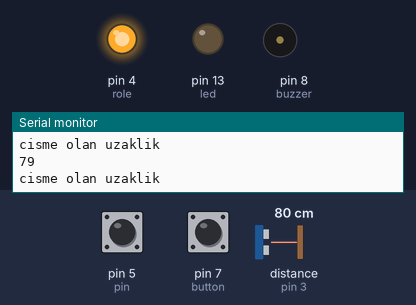
This sketch was run on a simulated Arduino Uno, built with avr-gcc and run on an emulated ATmega328P. Shown: output pins drawn as LEDs (lit = HIGH), buzzer (waves = sounding), the last lines printed to the serial monitor. Wiring (inferred from the names in the program): ultrasonic range finder: trigger pin 2; echo pin 3. The test bench sets the inputs (shaded band); at power-on: pin 7 (button) HIGH, distance to the obstacle (sensor on pin 3) 80 cm, pin 5 (pin) HIGH. The echo pulse lasts 58.3 µs per cm; pins used as bus, display or sensor lines are not drawn.

Above: at 1.2 s.
1.3 s: pin 7 (button) pulled LOW for 0.15 s
At 3.8 s:
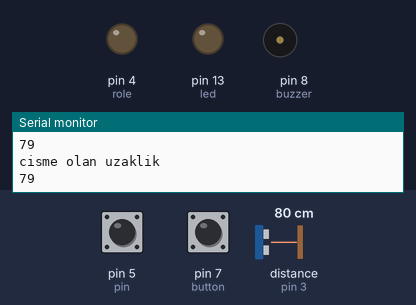
7.3 s: pin 7 (button) pulled LOW for 1 s
At 8.0 s:
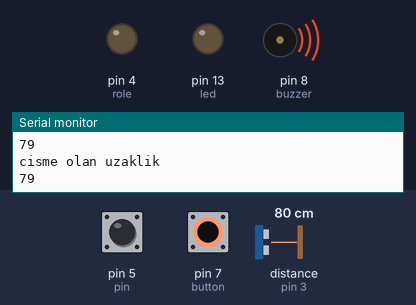
11.3 s: distance to the obstacle (sensor on pin 3) set to 23 cm
14.3 s: distance to the obstacle (sensor on pin 3) set to 18 cm
At 15.2 s:
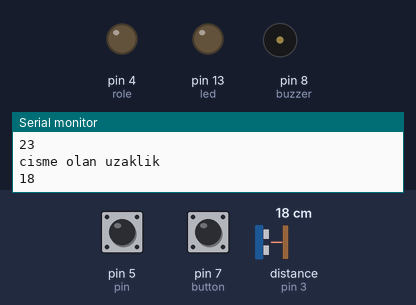
15.8 s: distance to the obstacle (sensor on pin 3) set to 120 cm
At 17.8 s:
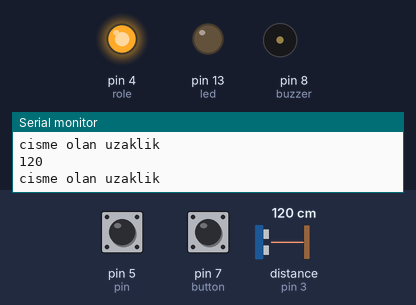
Timing chart, 0 to 19.3 s (numbered marks = the images above; inputs shaded):
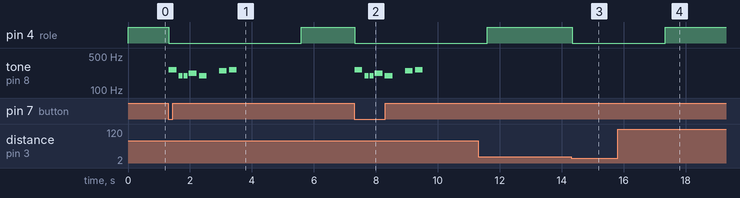

The sketch:

hcsr04_p_r.ino
```cpp
const int trig = 2 ;
const int echo = 3 ;
const int led = 13 ;
const int buzzer = 8 ;
const int button = 7 ;
const int role = 4 ;
const int pin = 5 ;

unsigned int sure ;
unsigned int mesafe ;


#define NOTE_B0  31
#define NOTE_C1  33
#define NOTE_CS1 35
#define NOTE_D1  37
#define NOTE_DS1 39
#define NOTE_E1  41
#define NOTE_F1  44
#define NOTE_FS1 46
#define NOTE_G1  49
#define NOTE_GS1 52
#define NOTE_A1  55
#define NOTE_AS1 58
#define NOTE_B1  62
#define NOTE_C2  65
#define NOTE_CS2 69
#define NOTE_D2  73
#define NOTE_DS2 78
#define NOTE_E2  82
#define NOTE_F2  87
#define NOTE_FS2 93
#define NOTE_G2  98
#define NOTE_GS2 104
#define NOTE_A2  110
#define NOTE_AS2 117
#define NOTE_B2  123
#define NOTE_C3  131
#define NOTE_CS3 139
#define NOTE_D3  147
#define NOTE_DS3 156
#define NOTE_E3  165
#define NOTE_F3  175
#define NOTE_FS3 185
#define NOTE_G3  196
#define NOTE_GS3 208
#define NOTE_A3  220
#define NOTE_AS3 233
#define NOTE_B3  247
#define NOTE_C4  262
#define NOTE_CS4 277
#define NOTE_D4  294
#define NOTE_DS4 311
#define NOTE_E4  330
#define NOTE_F4  349
#define NOTE_FS4 370
#define NOTE_G4  392
#define NOTE_GS4 415
#define NOTE_A4  440
#define NOTE_AS4 466
#define NOTE_B4  494
#define NOTE_C5  523
#define NOTE_CS5 554
#define NOTE_D5  587
#define NOTE_DS5 622
#define NOTE_E5  659
#define NOTE_F5  698
#define NOTE_FS5 740
#define NOTE_G5  784
#define NOTE_GS5 831
#define NOTE_A5  880
#define NOTE_AS5 932
#define NOTE_B5  988
#define NOTE_C6  1047
#define NOTE_CS6 1109
#define NOTE_D6  1175
#define NOTE_DS6 1245
#define NOTE_E6  1319
#define NOTE_F6  1397
#define NOTE_FS6 1480
#define NOTE_G6  1568
#define NOTE_GS6 1661
#define NOTE_A6  1760
#define NOTE_AS6 1865
#define NOTE_B6  1976
#define NOTE_C7  2093
#define NOTE_CS7 2217
#define NOTE_D7  2349
#define NOTE_DS7 2489
#define NOTE_E7  2637
#define NOTE_F7  2794
#define NOTE_FS7 2960
#define NOTE_G7  3136
#define NOTE_GS7 3322
#define NOTE_A7  3520
#define NOTE_AS7 3729
#define NOTE_B7  3951
#define NOTE_C8  4186
#define NOTE_CS8 4435
#define NOTE_D8  4699
#define NOTE_DS8 4978
#define melodyPin 8
//Mario main theme melody
int melody[] = {
  NOTE_C4, NOTE_G3, NOTE_G3, NOTE_A3, NOTE_G3, 0, NOTE_B3, NOTE_C4
};

// note durations: 4 = quarter note, 8 = eighth note, etc.:
int noteDurations[] = {
  4, 8, 8, 4, 4, 4, 4, 4
};

int melody2[] = {
  NOTE_E7, NOTE_E7, 0, NOTE_E7,
  0, NOTE_C7, NOTE_E7, 0,
  NOTE_G7, 0, 0,  0,
  NOTE_G6, 0, 0, 0,

  NOTE_C7, 0, 0, NOTE_G6,
  0, 0, NOTE_E6, 0,
  0, NOTE_A6, 0, NOTE_B6,
  0, NOTE_AS6, NOTE_A6, 0,

  NOTE_G6, NOTE_E7, NOTE_G7,
  NOTE_A7, 0, NOTE_F7, NOTE_G7,
  0, NOTE_E7, 0, NOTE_C7,
  NOTE_D7, NOTE_B6, 0, 0,

  NOTE_C7, 0, 0, NOTE_G6,
  0, 0, NOTE_E6, 0,
  0, NOTE_A6, 0, NOTE_B6,
  0, NOTE_AS6, NOTE_A6, 0,

  NOTE_G6, NOTE_E7, NOTE_G7,
  NOTE_A7, 0, NOTE_F7, NOTE_G7,
  0, NOTE_E7, 0, NOTE_C7,
  NOTE_D7, NOTE_B6, 0, 0
};
//Mario main them tempo
int tempo[] = {
  12, 12, 12, 12,
  12, 12, 12, 12,
  12, 12, 12, 12,
  12, 12, 12, 12,

  12, 12, 12, 12,
  12, 12, 12, 12,
  12, 12, 12, 12,
  12, 12, 12, 12,

  9, 9, 9,
  12, 12, 12, 12,
  12, 12, 12, 12,
  12, 12, 12, 12,

  12, 12, 12, 12,
  12, 12, 12, 12,
  12, 12, 12, 12,
  12, 12, 12, 12,

  9, 9, 9,
  12, 12, 12, 12,
  12, 12, 12, 12,
  12, 12, 12, 12,
};
//Underworld melody
int underworld_melody[] = {
  NOTE_C4, NOTE_C5, NOTE_A3, NOTE_A4,
  NOTE_AS3, NOTE_AS4, 0,
  0,
  NOTE_C4, NOTE_C5, NOTE_A3, NOTE_A4,
  NOTE_AS3, NOTE_AS4, 0,
  0,
  NOTE_F3, NOTE_F4, NOTE_D3, NOTE_D4,
  NOTE_DS3, NOTE_DS4, 0,
  0,
  NOTE_F3, NOTE_F4, NOTE_D3, NOTE_D4,
  NOTE_DS3, NOTE_DS4, 0,

};
//Underwolrd tempo
int underworld_tempo[] = {
  12, 12, 12, 12,
  12, 12, 6,
  3,
  12, 12, 12, 12,
  12, 12, 6,
  3,
  12, 12, 12, 12,
  12, 12, 6,
  3,
  12, 12, 12, 12,
  12, 12

};

void setup()
{
  pinMode(trig , OUTPUT);
  pinMode(echo , INPUT);
  pinMode(buzzer , OUTPUT);
  pinMode(led, OUTPUT);
  pinMode(button , INPUT_PULLUP);
  pinMode(role , OUTPUT);
  Serial.begin(9600);
  pinMode(pin, INPUT_PULLUP);
}

void loop()
{

  digitalWrite(trig, HIGH);
  delay(1);
  digitalWrite(trig, LOW);
  sure = pulseIn(echo , HIGH);
  mesafe = (sure / 2) / 29.1;
  Serial.println("cisme olan uzaklik");
  Serial.println(mesafe);
  Serial.println();
  if (mesafe >= 20)
  {
    digitalWrite(role, 1);

  }
  else
  {
    pin_okuma();
  }
  if (digitalRead(button) == 0)
  {
    digitalWrite(role , 0);
    for (int thisNote = 0; thisNote < 8; thisNote++) {

    // to calculate the note duration, take one second divided by the note type.
    //e.g. quarter note = 1000 / 4, eighth note = 1000/8, etc.
    int noteDuration = 1000 / noteDurations[thisNote];
    tone(8, melody[thisNote], noteDuration);

    // to distinguish the notes, set a minimum time between them.
    // the note's duration + 30% seems to work well:
    int pauseBetweenNotes = noteDuration * 1.30;
    delay(pauseBetweenNotes);
    // stop the tone playing:
    noTone(8);
  }
  delay(2000);
  digitalWrite(role,1);
  }
}

int song = 0;
void sing(int s) {
  // iterate over the notes of the melody:
  song = s;
  if (song == 2) {
    Serial.println(" 'Underworld Theme'");
    int size = sizeof(underworld_melody) / sizeof(int);
    for (int thisNote = 0; thisNote < size; thisNote++) {

      // to calculate the note duration, take one second
      // divided by the note type.
      //e.g. quarter note = 1000 / 4, eighth note = 1000/8, etc.
      int noteDuration = 1000 / underworld_tempo[thisNote];

      buzz(melodyPin, underworld_melody[thisNote], noteDuration);

      // to distinguish the notes, set a minimum time between them.
      // the note's duration + 30% seems to work well:
      int pauseBetweenNotes = noteDuration * 1.30;
      delay(pauseBetweenNotes);

      // stop the tone playing:
      buzz(melodyPin, 0, noteDuration);

    }

  } else {

    Serial.println(" 'Mario Theme'");
    int size = sizeof(melody) / sizeof(int);
    for (int thisNote = 0; thisNote < size; thisNote++) {

      // to calculate the note duration, take one second
      // divided by the note type.
      //e.g. quarter note = 1000 / 4, eighth note = 1000/8, etc.
      int noteDuration = 1000 / tempo[thisNote];

      buzz(melodyPin, melody[thisNote], noteDuration);

      // to distinguish the notes, set a minimum time between them.
      // the note's duration + 30% seems to work well:
      int pauseBetweenNotes = noteDuration * 1.30;
      delay(pauseBetweenNotes);

      // stop the tone playing:
      buzz(melodyPin, 0, noteDuration);

    }
  }
}

void buzz(int targetPin, long frequency, long length) {
  digitalWrite(led, HIGH);
  long delayValue = 1000000 / frequency / 2; // calculate the delay value between transitions
  //// 1 second's worth of microseconds, divided by the frequency, then split in half since
  //// there are two phases to each cycle
  long numCycles = frequency * length / 1000; // calculate the number of cycles for proper timing
  //// multiply frequency, which is really cycles per second, by the number of seconds to
  //// get the total number of cycles to produce
  for (long i = 0; i < numCycles; i++) { // for the calculated length of time...
    digitalWrite(targetPin, HIGH); // write the buzzer pin high to push out the diaphram
    delayMicroseconds(delayValue); // wait for the calculated delay value
    digitalWrite(targetPin, LOW); // write the buzzer pin low to pull back the diaphram
    delayMicroseconds(delayValue); // wait again or the calculated delay value
  }
  digitalWrite(led, LOW);

}
void pin_okuma()
{
  if(digitalRead(pin)==LOW)
  {
     int s = 350 ;
    tone(buzzer,1700);
    digitalWrite(role, 0);
    delay(s);
    tone(buzzer,1000);
    delay(s);
    noTone(buzzer);
    delay(2500);
  }
  else if(digitalRead(pin)==HIGH)
  {
    digitalWrite(role, 0);
    delay(3000);
  }
}
```

Measured:
- the behaviour switches between 21 and 20 cm on distance to the obstacle (sensor on pin 3) (found by bisection; images 2 and 3)
- after the input at 1.3 s, pin 4 (role): HIGH → LOW at once, → HIGH 4.3 s later; tone on pin 8 (buzzer): plays 262 Hz for 0.25 s, 196 Hz for 0.13 s, 196 Hz for 0.13 s, 220 Hz for 0.25 s, 196 Hz for 0.25 s, 247 Hz for 0.25 s … (7 notes in this stretch), starting at once
- after the input at 7.3 s, pin 4 (role): HIGH → LOW at once; tone on pin 8 (buzzer): plays 262 Hz for 0.25 s, 196 Hz for 0.13 s, 196 Hz for 0.13 s, 220 Hz for 0.25 s, 196 Hz for 0.25 s, 247 Hz for 0.25 s … (7 notes in this stretch), starting at once
- after the input at 14.3 s, pin 4 (role): HIGH → LOW at once
- after the input at 15.8 s, pin 4 (role): LOW → HIGH after 1.5 s
